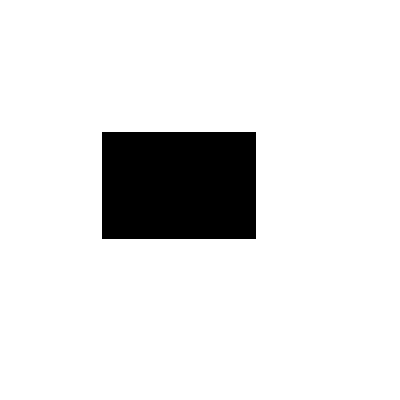
#> input picture ComputerVision/OpenCV/BasicPrograms/Object tracking/edge.png, 400 x 400 px, found by its file name
$ python TrackPictures.py
#> lines starting #> are read from the running program, lines starting #| are printed output that depends on the picture; after the words box and inside, x2 and y2 are one past the last pixel; in counts of white or black regions, pixels touching at a corner belong together
import cv2
import numpy as np
import stackmodule as stck #Module for stacking windows
import imutils
import psutil
import math
import os

def nothing(x):
    pass

font = cv2.FONT_HERSHEY_COMPLEX

cv2.namedWindow("Trackbars")
cv2.resizeWindow("Trackbars", 600,600)

cv2.createTrackbar("Gray min", "Trackbars", 0, 255, nothing)
cv2.createTrackbar("Gray max", "Trackbars", 255, 255, nothing)
#cv2.createTrackbar("Tresh min", "Trackbars", 0, 255, nothing)
#cv2.createTrackbar("Tresh max", "Trackbars", 255, 255, nothing)

cv2.createTrackbar("Arc len", "Trackbars", 2, 100, nothing)
cv2.createTrackbar("Area", "Trackbars", 454, 1000, nothing)


img = cv2.imread("C:\\Users\\teija\\OneDrive\\Git\\Python\\Projects\\Keyboardtracking\\edge.png")
#> img is the input picture: shape (400, 400, 3); 89.7% white; 1 black region, box (x1, y1, x2, y2) and area: (102, 132, 256, 239) 16478


while True:
    gray = cv2.cvtColor(img, cv2.COLOR_BGR2GRAY)

    #Get positions of sliders
    a_len= cv2.getTrackbarPos("Arc len", "Trackbars")
    a_len = a_len /100
    area_s = cv2.getTrackbarPos("Area", "Trackbars")
    #Get gray values from sliders
    g_min = cv2.getTrackbarPos("Gray min", "Trackbars")
    g_max = cv2.getTrackbarPos("Gray max", "Trackbars")


    #Get treshold values from sliders
    ret, thresh = cv2.threshold(gray, g_min, g_max, cv2.THRESH_BINARY_INV)
#> ret = 0

    blurred = cv2.GaussianBlur(thresh, (5, 5), 0)
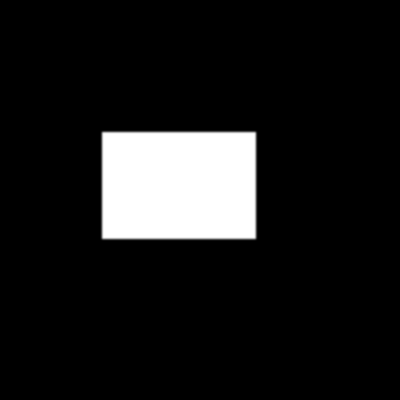
#> blurred: shape (400, 400); min 0, max 255, mean 26.3
    #thresh = cv2.threshold(blurred, t_min, t_max, cv2.THRESH_BINARY)[1]


    mask = cv2.inRange(blurred,6,255)
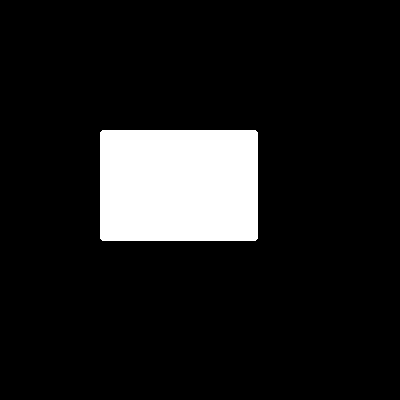
#> mask: shape (400, 400); 11% white; 1 white region, box (x1, y1, x2, y2) and area: (100, 130, 258, 241) 17526
    res = cv2.bitwise_and(img,img, mask= mask)
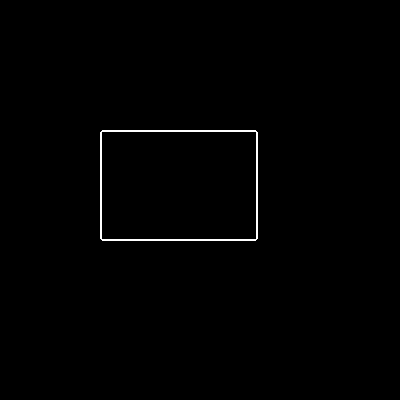
#> res: shape (400, 400, 3); 0.66% white in thin lines or dots, all inside (x1, y1, x2, y2) = (100, 130, 258, 241)


    #contours detection
    contours, hierarchy = cv2.findContours(thresh, cv2.RETR_TREE, cv2.CHAIN_APPROX_SIMPLE)
#> contours = [[[102, 132], [102, 238], [255, 238], [255, 132]]]
        #Stack images, just for convenience

    key = cv2.waitKey(1)
#> (key Esc is pressed here)
    if key == 27: #esc
        break

def getContours(img):
    #retrieves extreme outer contours
    contours,hierarchy = cv2.findContours(img, cv2.RETR_EXTERNAL, cv2.CHAIN_APPROX_NONE)[-2:]
    for cnt in contours:
        area = cv2.contourArea(cnt)
        print(area)
        if area>10:
            cv2.drawContours(imgContour,cnt,-1,(255,0,0),3)
            peri = cv2.arcLength(cnt,True)
            print(peri)
            approx = cv2.approxPolyDP(cnt,0.02*peri, True)
            print(len(approx))
            objCor = len(approx)
            x, y, w, h= cv2.boundingRect(approx)

            if objCor ==3:objectType = "Tri"
            elif objCor ==4:
                aspRatio = w/float(h)
                if aspRatio > 0.95 and aspRatio < 1.05: objectType="Square"
                else:objectType="Rectangle"
            elif objCor > 4: objectType="Circle"
            else:objectType="None"
            #draw rectangles on objects
            cv2.rectangle(imgContour, (x,y),(x+w,y+h),(0,255,0),2)
            cv2.putText(imgContour,objectType,
                        (x+(w//2)-10,y+(h//2)-10),cv2.FONT_HERSHEY_COMPLEX,0.8,
                        (0,0,0),2)

    imgCanny = cv2.Canny(img, 50, 50)
    imgStack = stck.stackImages(0.6,([img,imgCanny], [thresh, thresh]))

    cv2.imshow("Stacked", imgStack)


#> (the run stopped early here; a loop or call above may not have finished)
